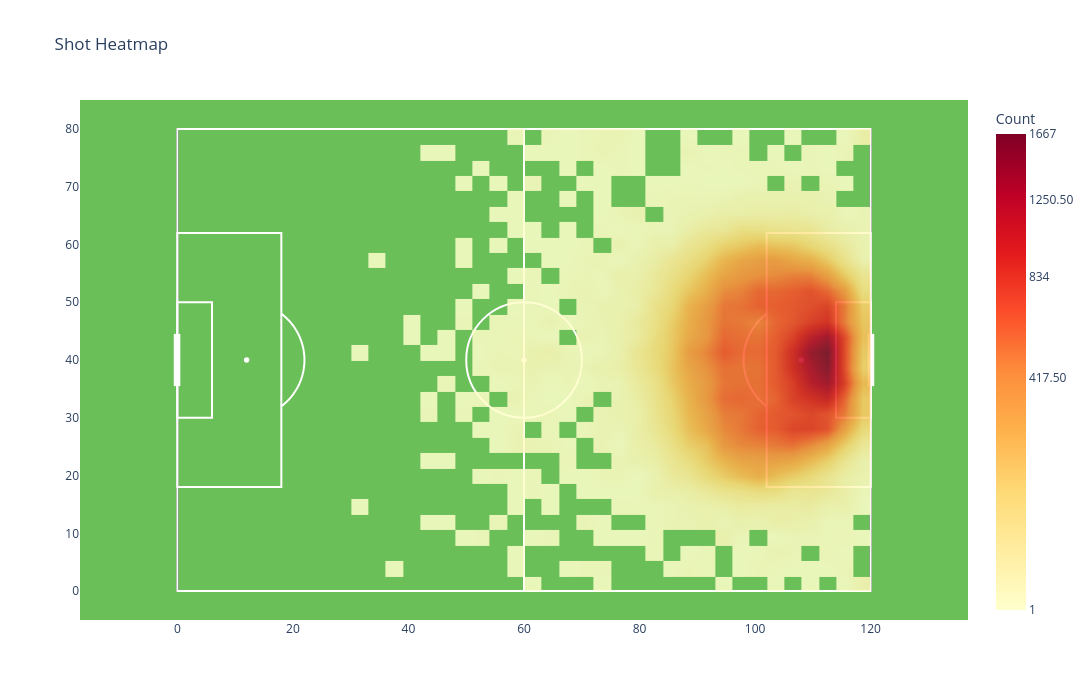

Here is the notebook cell this chart was saved with:
### Code cell
visuals.plot_shot_heatmap(df_nopens[['x1', 'y1', 'outcome', 'shot_type', 'shot_taker']])
